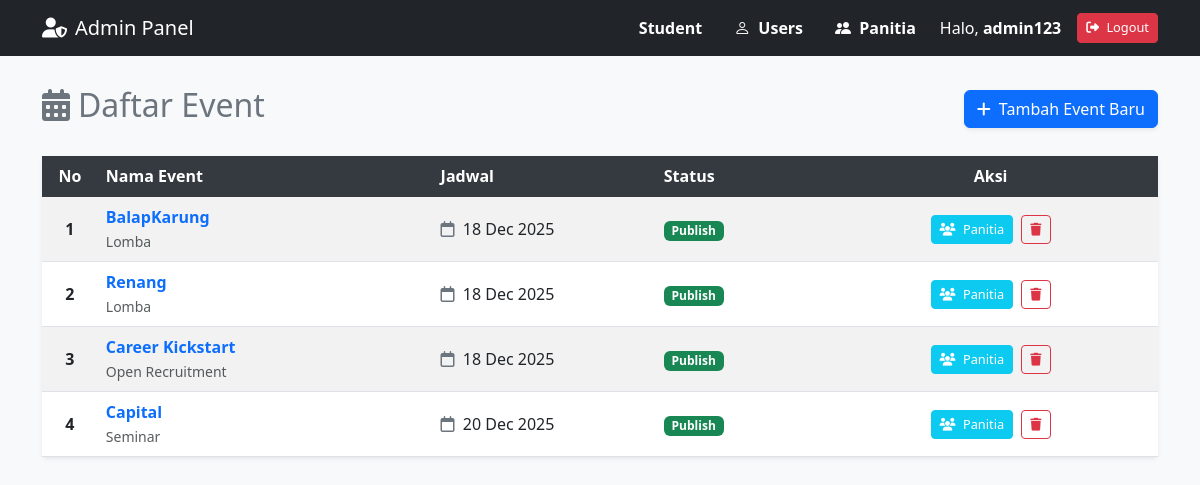
Page /ADMIN/admin_dashboard.php (signed in) on the committed database.
### tables this page shows
CREATE TABLE `events` (
  `event_id` int(100) NOT NULL,
  `event_name` varchar(255) NOT NULL,
  `event_description` text DEFAULT NULL,
  `event_date` date NOT NULL,
  `event_end_date` date DEFAULT NULL,
  `event_location` varchar(100) DEFAULT NULL,
  `event_category` varchar(50) DEFAULT NULL,
  `event_poster` varchar(255) DEFAULT NULL,
  `event_status` enum('draft','published') DEFAULT 'draft',
  `created_at` timestamp NOT NULL DEFAULT current_timestamp() ON UPDATE current_timestamp(),
  `created_by` int(100) DEFAULT NULL
);

### ADMIN/admin_dashboard.php (the view, shortened to what this page needs)
<?php
require_once '../koneksi.php';
include("navbar_admin.php");
$query = "SELECT * FROM events ORDER BY created_at DESC";
$result = mysqli_query($conn, $query);
?>
    <div class="container dashboard-container">
        <div class="d-flex justify-content-between align-items-center mb-4">
            <h2 class="text-secondary"><i class="fas fa-calendar-alt me-2"></i>Daftar Event</h2>
            <a href="add_event.php" class="btn btn-primary shadow-sm">
                <i class="fas fa-plus me-1"></i> Tambah Event Baru
            </a>
        </div>
        <div class="card shadow-sm border-0">
            <div class="card-body p-0">
                <div class="table-responsive">
                    <table class="table table-striped table-hover mb-0 align-middle">
                        <thead class="table-dark">
                            <tr>
                                <th class="text-center" width="5%">No</th>
                                <th width="30%">Nama Event</th>
                                <th width="20%">Jadwal</th>
                                <th width="15%">Status</th>
                                <th class="text-center" width="30%">Aksi</th>
                            </tr>
                        </thead>
                        <tbody>
                            <?php
                            if (mysqli_num_rows($result) > 0) {
                                $no = 1;
                                while ($e = mysqli_fetch_assoc($result)) {
                            ?>
                                    <tr>
                                        <td class="text-center fw-bold"><?= $no++; ?></td>
                                        <td>
                                            <span class="fw-semibold text-primary"><?= htmlspecialchars($e['event_name']) ?></span>
                                            <br>
                                            <small class="text-muted"><?= htmlspecialchars($e['event_category'] ?? '-') ?></small>
                                        </td>
                                        <td>
                                            <i class="far fa-calendar text-secondary me-1"></i>
                                            <?= date('d M Y', strtotime($e['event_date'])) ?>
                                        </td>
                                        <td>
                                            <?php
                                            $status = $e['event_status'] ?? 'draft';
                                            if($status == 'published') {
                                                echo '<span class="badge bg-success">Publish</span>';
                                            } else {
                                                echo '<a href="update_event_status.php?id='.$e['event_id'].'"
                                                         class="badge bg-secondary text-decoration-none badge-interactive"
                                                         onclick="return confirm(\'Publikasikan event ini agar bisa dilihat mahasiswa?\')">
                                                         Draft
                                                      </a>';
                                            }
                                            ?>
                                        </td>
                                        <td class="text-center">
                                            <a href="view_positions.php?event_id=<?= $e['event_id'] ?>" class="btn btn-info btn-sm text-white me-1" title="Lihat Panitia">
                                                <i class="fas fa-users me-1"></i> Panitia
                                        </a>
                                            <a href="delete_event.php?id=<?= $e['event_id'] ?>" class="btn btn-outline-danger btn-sm" onclick="return confirm('Yakin hapus event ini? Semua data posisi dan pendaftar di dalamnya akan ikut terhapus!');">
                                                <i class="fas fa-trash"></i>
                                            </a>
                                        </td>
                                    </tr>
                                <?php }
                            } ?>
                        </tbody>
                    </table>
                </div>
            </div>
        </div>
    </div>
</body>
</html>

### ADMIN/navbar_admin.php (style rules this page uses)
body { background-color: #f8f9fa; font-family: 'Segoe UI', sans-serif; }
.dashboard-container { margin-top: 30px; margin-bottom: 50px; }
.table th { background-color: #343a40; color: white; vertical-align: middle; }
.btn-sm { font-size: 0.8rem; }

### rows in the picture
events: event_name "BalapKarung", event_category "Lomba", event_date "18 Dec 2025", event_status "Publish"
events: event_name "Renang", event_category "Lomba", event_date "18 Dec 2025", event_status "Publish"
events: event_name "Career Kickstart", event_category "Open Recruitment", event_date "18 Dec 2025", event_status "Publish"
events: event_name "Capital", event_category "Seminar", event_date "20 Dec 2025", event_status "Publish"

### other values in the picture
$_SESSION['name'] "admin123"
